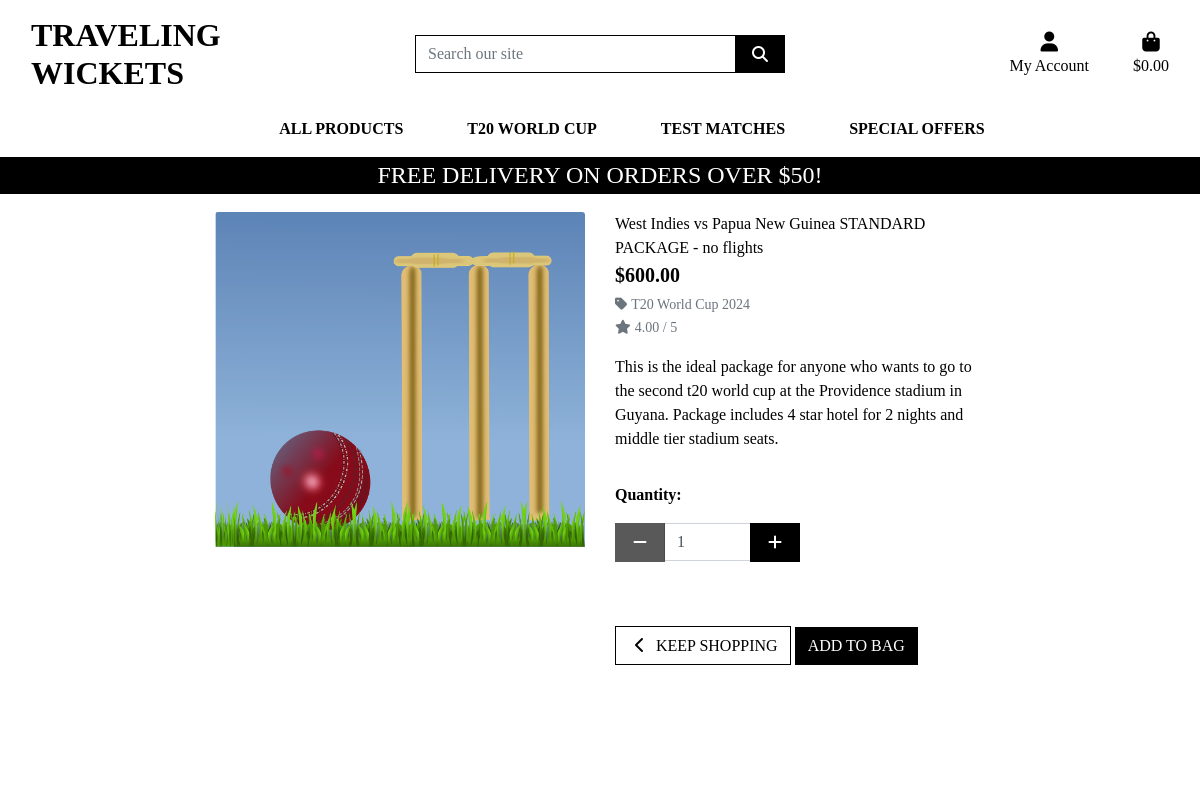
The app's page /products/176 with its own data.
### products/models.py (models this page shows, shortened)
class Product(models.Model):
    category = models.ForeignKey('Category', null=True, blank=True, on_delete=models.SET_NULL)
    sku = models.CharField(max_length=254, null=True, blank=True)
    name = models.CharField(max_length=254)
    description = models.TextField()
    price = models.DecimalField(max_digits=6, decimal_places=2)
    rating = models.DecimalField(max_digits=6, decimal_places=2, null=True, blank=True)
    image_url = models.URLField(max_length=1024, null=True, blank=True)
    image = models.ImageField(null=True, blank=True)

class Category(models.Model):
    class Meta:
        verbose_name_plural = "Categories"
    name = models.CharField(max_length=254)
    friendly_name = models.CharField(max_length=254, null=True, blank=True)

### products/views.py (the view)
# urls.py: path('<product_id>', views.product_detail, name="product_detail"),
def product_detail(request, product_id):
    product = get_object_or_404(Product, pk=product_id)
    context = {
        'product': product,
    }
    return render(request, 'products/product_detail.html', context)

### bag/contexts.py (called while the page is built, shortened)
def bag_contents(request):
    bag_items = []
    total = 0
    product_count = 0
    bag = request.session.get('bag', {})
    if total < settings.FREE_DELIVERY_THRESHOLD:
        delivery = total * Decimal(settings.STANDARD_DELIVERY_PERCENTAGE / 100)
        free_delivery_delta = settings.FREE_DELIVERY_THRESHOLD - total
    else:
        delivery = 0
        free_delivery_delta = 0
    grand_total = delivery + total
    context = {
        'bag_items': bag_items,
        'total': total,
        'product_count': product_count,
        'delivery': delivery,
        'free_delivery_delta': free_delivery_delta,
        'free_delivery_threshold': settings.FREE_DELIVERY_THRESHOLD,
        'grand_total': grand_total,
    }
    return context

### products/templates/products/product_detail.html (shortened to what this page needs)
{% extends "base.html" %}
{% load static %}
{% block page_header %}
    <div class="container header-container">
    </div>
{% endblock %}
{% block content %}
    <div class="overlay"></div>
    <div class="container-fluid">
        <div class="row">
            <div class="col-12 col-md-6 col-lg-4 offset-lg-2">
                <div class="image-container my-5">
                    {% if product.image %}
                        <a href="{{ product.image.url }}" target="_blank">
                            <img class="card-img-top img-fluid" src="{{ product.image.url }}" alt="{{ product.name }}">
                        </a>
                        {% else %}
                        <a href="">
                            <img class="card-img-top img-fluid" src="{{ MEDIA_URL }}noimage.png" alt="{{ product.name }}">
                        </a>
                    {% endif %}
                </div>
            </div>
            <div class="col-12 col-md-6 col-lg-4">
                <div class="product-details-container mb-5 mt-md-5">
                    <p class="mb-0">{{ product.name }}</p>
                    <p class="lead mb-0 text-left font-weight-bold">${{ product.price }}</p>
                    {% if product.category %}
                    <p class="small mt-1 mb-0">
                        <a class="text-muted" href="{% url 'products' %}?category={{ product.category.name }}">
                            <i class="fas fa-tag mr-1"></i>{{ product.category.friendly_name }}
                        </a>
                    </p>
                    {% endif %}
                    {% if product.rating %}
                        <small class="text-muted"><i class="fas fa-star mr-1"></i>{{ product.rating }} / 5</small>
                    {% else %}
                        <small class="text-muted">No Rating</small>
                    {% endif %}
                    <p class="mt-3">{{ product.description }}</p>
                    <form class="form" action="{% url 'add_to_bag' product.id %}" method="POST">
                        <div class="form-row">
                            <div class="col-12">
                                <p class="mt-3"><strong>Quantity:</strong></p>
                                <div class="form-group w-50">
                                    <div class="input-group">
                                        <div class="input-group-prepend">
                                            <button class="decrement-qty btn btn-black rounded-0"
                                                data-item_id="{{ product.id }}" id="decrement-qty_{{ product.id }}">
                                                <span class="icon">
                                                    <i class="fas fa-minus"></i>
                                                </span>
                                            </button>
                                        </div>
                                        <input class="form-control qty_input" type="number"
                                            name="quantity" value="1" min="1" max="99"
                                            data-item_id="{{ product.id }}"
                                            id="id_qty_{{ product.id }}">
                                        <div class="input-group-append">
                                            <button class="increment-qty btn btn-black rounded-0"
                                                data-item_id="{{ product.id }}" id="increment-qty_{{ product.id }}">
                                                <span class="icon">
                                                    <i class="fas fa-plus"></i>
                                                </span>
                                            </button>
                                        </div>
                                    </div>
                                </div>
                            </div>
                            <div class="col-12">
                                <a href="{% url 'products' %}" class="btn btn-outline-black rounded-0 mt-5">
                                    <span class="icon">
                                        <i class="fas fa-chevron-left"></i>
                                    </span>
                                    <span class="text-uppercase">Keep Shopping</span>
                                </a>
                                <input type="submit" class="btn btn-black rounded-0 text-uppercase mt-5" value="Add to Bag">
                            </div>
                        </div>
                    </form>
                </div>
            </div>
        </div>
    </div>
{% endblock %}

### static/css/base.css (style rules this page uses)
html { height: 100%; }
body { background: url('/media/uk-2902050_1280.jpg') no-repeat center center fixed; background-size: cover; height: calc(100vh - 164px); color: black; font-family: 'Times New Roman', Times, serif; }
.icon { align-items: center; display: inline-flex; justify-content: center; height: 1.5rem; width: 1.5rem; }
.btn-black { background: black; color: white; }
.btn-outline-black { background: white; color: black !important; border: 1px solid black; }
.overlay { height: 100%; width: 100%; top: 0; left: 0; position: fixed; background: white; z-index: -1; }
@media (min-width: 1200px) { .container { max-width: 80%; } }
@media (min-width: 992px) { .header-container { padding-top: 164px; } }

### records on screen
Product: image (picture), name "West Indies vs Papua New Guinea STANDARD PACKAGE - no flights", price "600.00", category.friendly_name "T20 World Cup 2024", rating "4.00", description "This is the ideal package for anyone who wants to go to the second t20 world cup at the Providence stadium in Guyana. Package includes 4 star hotel for 2 nights and middle tier stadium seats."

### other values on screen
{{ free_delivery_threshold }} "50"
